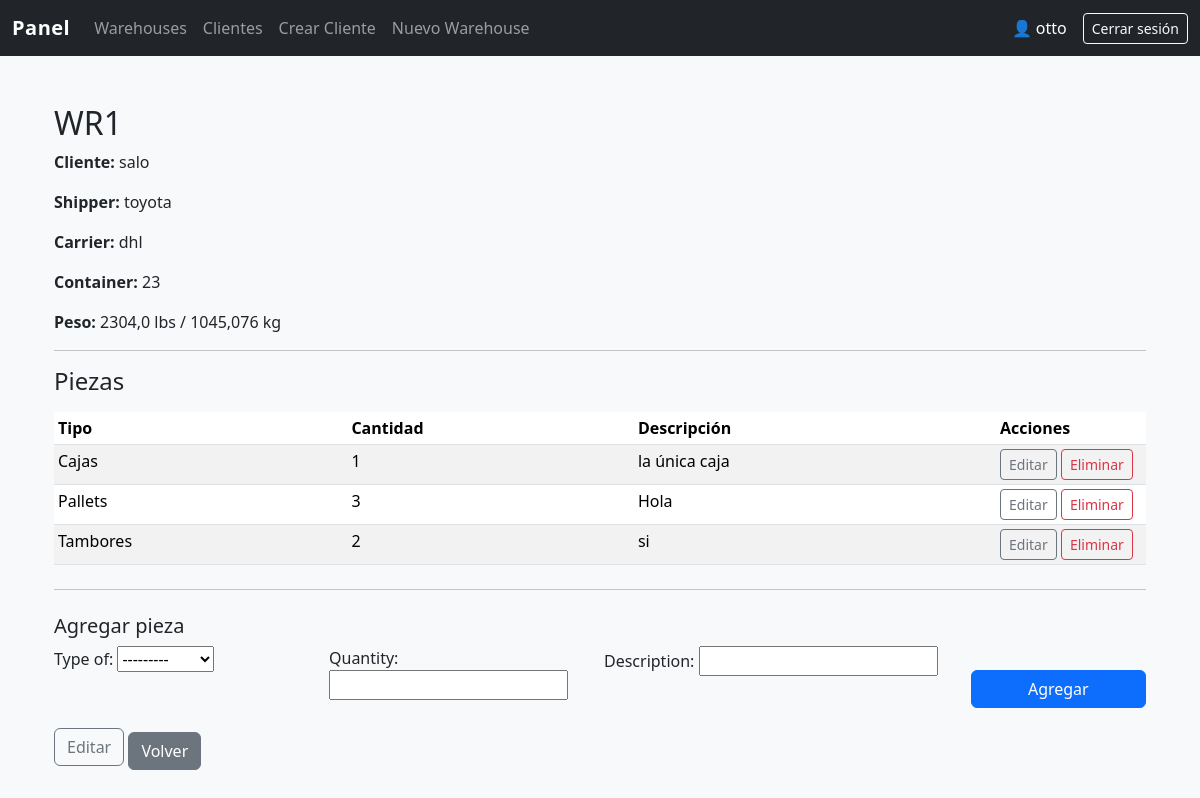
The page /admin-panel/1/ (signed in) on the database its author committed.
### core/models.py (models this page shows, shortened)
class Warehouse(models.Model):
    STATUS = [
        ('PENDIENTE', 'Pendiente'),
        ('LISTO', 'Listo')
    ]
    cliente = models.ForeignKey(User, on_delete=models.CASCADE)
    wr_number = models.CharField(max_length=30, unique=True, primary_key=True)
    shipper = models.CharField(max_length=100)
    carrier = models.CharField(max_length=100)
    container_number = models.CharField(max_length=100, null=True)
    created_at = models.DateTimeField(auto_now_add=True)
    weight_lbs = models.FloatField(null=True)
    weight_kgs = models.FloatField()
    status = models.CharField(max_length=20, choices=STATUS, null=True)
    uploaded_file = models.FileField(upload_to='warehouse_files/', blank=True, null=True)

class PieceWarehouse(models.Model):
    TYPE_OF = [
        ('PALLETS', 'Pallets'),
        ('CAJAS', 'Cajas'),
        ('TAMBORES', 'Tambores'),
        ('ATADOS', 'Atados'),
        ('OTRO', 'Otro'),
    ]
    warehouse = models.ForeignKey(Warehouse, on_delete=models.CASCADE, related_name='pieces')
    type_of = models.CharField(max_length=20, choices=TYPE_OF)
    quantity = models.PositiveIntegerField()
    description = models.CharField(max_length=200, blank=True, null=True)

### core/views.py (the view)
# urls.py: path('admin-panel/<str:wr_number>/', views.warehouse_detail, name='warehouse_detail'),
@login_required(login_url='login')
def warehouse_detail(request, wr_number):
    if not request.user.is_staff:
        return redirect("index")
    warehouse = get_object_or_404(Warehouse, wr_number=wr_number)
    pieces = warehouse.pieces.all().order_by('type_of')
    form = PieceForm()
    return render(request, 'warehouse_detail.html', {
        'warehouse': warehouse,
        'pieces': pieces,
        'form': form,
    })

### core/forms.py
class PieceForm(forms.ModelForm):
    class Meta:
        model = PieceWarehouse
        fields = ["type_of", "quantity", "description"]

### templates/warehouse_detail.html (shortened to what this page needs)
{% extends "panel/base.html" %}
{% block content %}
<div class="container mt-4">
  <h2>WR{{ warehouse.wr_number }}</h2>
  <p><strong>Cliente:</strong> {{ warehouse.cliente.username }}</p>
  <p><strong>Shipper:</strong> {{ warehouse.shipper }}</p>
  <p><strong>Carrier:</strong> {{ warehouse.carrier }}</p>
  <p><strong>Container:</strong> {{ warehouse.container_number }}</p>
  <p><strong>Peso:</strong> {{ warehouse.weight_lbs }} lbs / {{ warehouse.weight_kgs }} kg</p>
  <hr>
  <h4 class="mb-3">Piezas</h4>
  <table class="table table-sm table-striped">
    <thead>
      <tr>
        <th>Tipo</th>
        <th>Cantidad</th>
        <th>Descripción</th>
        <th style="width:150px;">Acciones</th>
      </tr>
    </thead>
    <tbody>
      {% for p in pieces %}
      <tr>
        <td>{{ p.get_type_of_display }}</td>
        <td>{{ p.quantity }}</td>
        <td>{{ p.description|default:"—" }}</td>
        <td>
          <a class="btn btn-outline-secondary btn-sm" href="{% url 'edit_piece' p.pk %}">Editar</a>
          <form method="post" action="{% url 'delete_piece' p.pk %}" class="d-inline">
            <button class="btn btn-outline-danger btn-sm" type="submit">Eliminar</button>
          </form>
        </td>
      </tr>
      {% empty %}
      <tr><td colspan="4" class="text-muted text-center">Sin piezas registradas</td></tr>
      {% endfor %}
    </tbody>
  </table>
  <hr class="my-4">
  <h5>Agregar pieza</h5>
  <form method="post" action="{% url 'add_piece' warehouse.wr_number %}" class="row g-2">
    <div class="col-md-3">
      {{ form.type_of.label_tag }} {{ form.type_of }}
    </div>
    <div class="col-md-3">
      {{ form.quantity.label_tag }} {{ form.quantity }}
    </div>
    <div class="col-md-4">
      {{ form.description.label_tag }} {{ form.description }}
    </div>
    <div class="col-md-2 d-grid">
      <button class="btn btn-primary mt-4" type="submit">Agregar</button>
    </div>
  </form>
  <a href="{% url 'edit_warehouse' warehouse.wr_number %}" class="btn btn-outline-secondary mt-3">Editar</a>
  <a href="{% url 'admin_panel' %}" class="btn btn-secondary mt-4">Volver</a>
</div>
{% endblock %}

### templates/panel/base.html (shortened to what this page needs)
{% load static %}
<!doctype html>
<html lang="es">
<head>
  <link href="https://cdn.jsdelivr.net/npm/bootstrap@5.3.3/dist/css/bootstrap.min.css" rel="stylesheet">
</head>
<body>
  <nav class="navbar navbar-expand-lg navbar-dark bg-dark">
    <div class="container-fluid">
      <a class="navbar-brand" href="{% url 'admin_panel' %}">Panel</a>
      <div class="collapse navbar-collapse" id="navbarNav">
        <ul class="navbar-nav me-auto">
          <li class="nav-item">
            <a class="nav-link {% if request.resolver_match.url_name == 'admin_panel' %}active{% endif %}" href="{% url 'admin_panel' %}">Warehouses</a>
          </li>
          <li class="nav-item">
            <a class="nav-link {% if request.resolver_match.url_name == 'clients_list' %}active{% endif %}" href="{% url 'clients_list' %}">Clientes</a>
          </li>
          <li class="nav-item">
            <a class="nav-link {% if request.resolver_match.url_name == 'quick_create_client' %}active{% endif %}" href="{% url 'quick_create_client' %}">Crear Cliente</a>
          </li>
          <li class="nav-item">
            <a class="nav-link {% if request.resolver_match.url_name == 'create_warehouse' %}active{% endif %}" href="{% url 'create_warehouse' %}">Nuevo Warehouse</a>
          </li>
        </ul>
        <span class="navbar-text text-white me-3">
          👤 {{ request.user.username }}
        </span>
        <form method="post" action="{% url 'logout' %}" class="d-inline">
          <button class="btn btn-outline-light btn-sm" type="submit">Cerrar sesión</button>
        </form>
      </div>
    </div>
  </nav>
  <main class="container mt-4">
    {% block content %}
    {% endblock %}
  </main>
</body>
</html>

### templates/panel/base.html (style rules this page uses)
body { background-color: #f8f9fa; min-height: 100vh; display: flex; flex-direction: column; }
main { flex: 1; padding-bottom: 2rem; }
.navbar-brand { font-weight: 600; letter-spacing: 0.5px; }

### rows shown on the page
Warehouse: wr_number "1", cliente.username "salo", shipper "toyota", carrier "dhl", container_number "23", weight_lbs "2304,0", weight_kgs "1045,076"
PieceWarehouse: type_of "Cajas", quantity "1", description "la única caja"
PieceWarehouse: type_of "Pallets", quantity "3", description "Hola"
PieceWarehouse: type_of "Tambores", quantity "2", description "si"

### other values the page prints
{{ request.user.username }} "otto"
